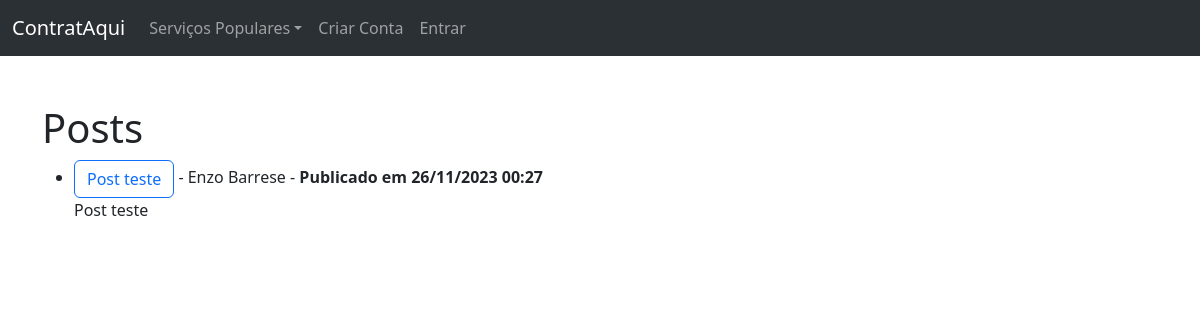
Before: / with the older database file.
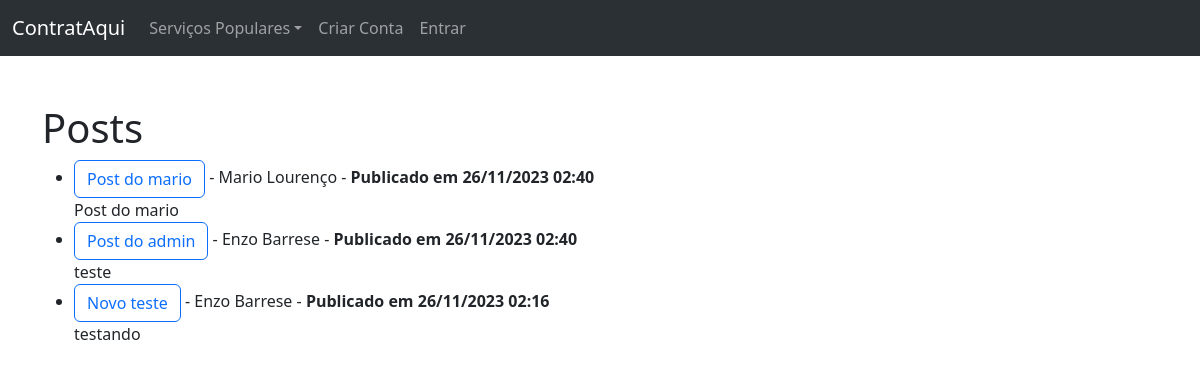
After: the same page with the newer database file.
### site_final/models.py (models this page shows, shortened)
class Post(models.Model):
    título = models.CharField(max_length=255)
    tag_aba = models.CharField(max_length=255)
    autor = models.ForeignKey(User, on_delete=models.CASCADE)
    corpo = models.TextField()
    data_postagem = models.DateTimeField(auto_now_add=True)
    Category = models.ManyToManyField(Category)

### site_final/views.py (the view)
# urls.py: path('',HomeView.as_view(),name="home"),
class HomeView(ListView):
    model = Post
    template_name = "home.html"
    ordering = ['-data_postagem']
    def get_context_data(self, *args, **kwargs):
        list_types = Category.objects.all()
        context = super(HomeView,self).get_context_data( *args, **kwargs)
        context["list_types"] = list_types
        return context

### site_final/models.py (called while the page is built)
    def __str__(self):
        return self.type

### site_final/templates/home.html (shortened to what this page needs)
<!DOCTYPE html>
<html lang="en">
<head>
</head>
<body>
    {% extends 'base.html' %}
    {% block content %}
    <h1>Posts</h1>
    <ul>
    {% for post in object_list %}
    <li>
    <a href="{% url 'article-detail' post.pk %}", class="btn btn-outline-primary">{{post.título}}</a> - {{post.autor.first_name}}
    {{post.autor.last_name}} - <strong> Publicado em {{post.data_postagem|date:"d/m/Y H:i"}}</strong><br/>
    {{post.corpo|slice:":200"|safe}}
    </li>
    {% endfor %}
    </ul>
    {% endblock %}

### site_final/templates/base.html (shortened to what this page needs)
<!doctype html>
<html lang="en">
<head>
  <link href="https://cdn.jsdelivr.net/npm/bootstrap@5.3.2/dist/css/bootstrap.min.css" rel="stylesheet"
>
</head>
<body>
  <nav class="navbar navbar-expand-lg bg-body-tertiary" data-bs-theme="dark">
    <div class="container-fluid">
      <a class="navbar-brand" href="{% url 'home' %}">ContratAqui</a>
      <div class="collapse navbar-collapse" id="navbarSupportedContent">
        <ul class="navbar-nav me-auto mb-2 mb-lg-0">
          <li class="nav-item dropdown">
            <a class="nav-link dropdown-toggle" href="#" role="button" data-bs-toggle="dropdown" aria-expanded="false">Serviços Populares</a>
          </li>
          {% if user.is_authenticated %}
          <li class="navbar-nav ms-auto mb-2 mb-lg-0">
            <a class="nav-link" href="{% url 'add_post' %}">Adicionar Post</a>
          </li>
          <li class="navbar-nav ms-auto mb-2 mb-lg-0">
            <a class="nav-link" href="{% url 'logout' %}">Sair</a>
          </li>
          {% else %}
          <li class="navbar-nav ms-auto mb-2 mb-lg-0">
            <a class="nav-link" href="{% url 'register' %}">Criar Conta</a>
          </li>
          <li class="navbar-nav ms-auto mb-2 mb-lg-0">
            <a class="nav-link" href="{% url 'login' %}">Entrar</a>
          </li>
          {% endif %}
        </ul>
      </div>
    </div>
  </nav>
  <br /><br />
  <div class="container">
    {% block content %}
    {% endblock %}
  </div>
</body>
</html>

Changed rows visible on the page:
removed Post: título "Post teste", autor.first_name "Enzo", autor.last_name "Barrese", data_postagem "26/11/2023 00:27", corpo "Post teste"
added Post: título "Post do mario", autor.first_name "Mario", autor.last_name "Lourenço", data_postagem "26/11/2023 02:40", corpo "Post do mario"
added Post: título "Post do admin", autor.first_name "Enzo", autor.last_name "Barrese", data_postagem "26/11/2023 02:40", corpo "teste"
added Post: título "Novo teste", autor.first_name "Enzo", autor.last_name "Barrese", data_postagem "26/11/2023 02:16", corpo "testando"
